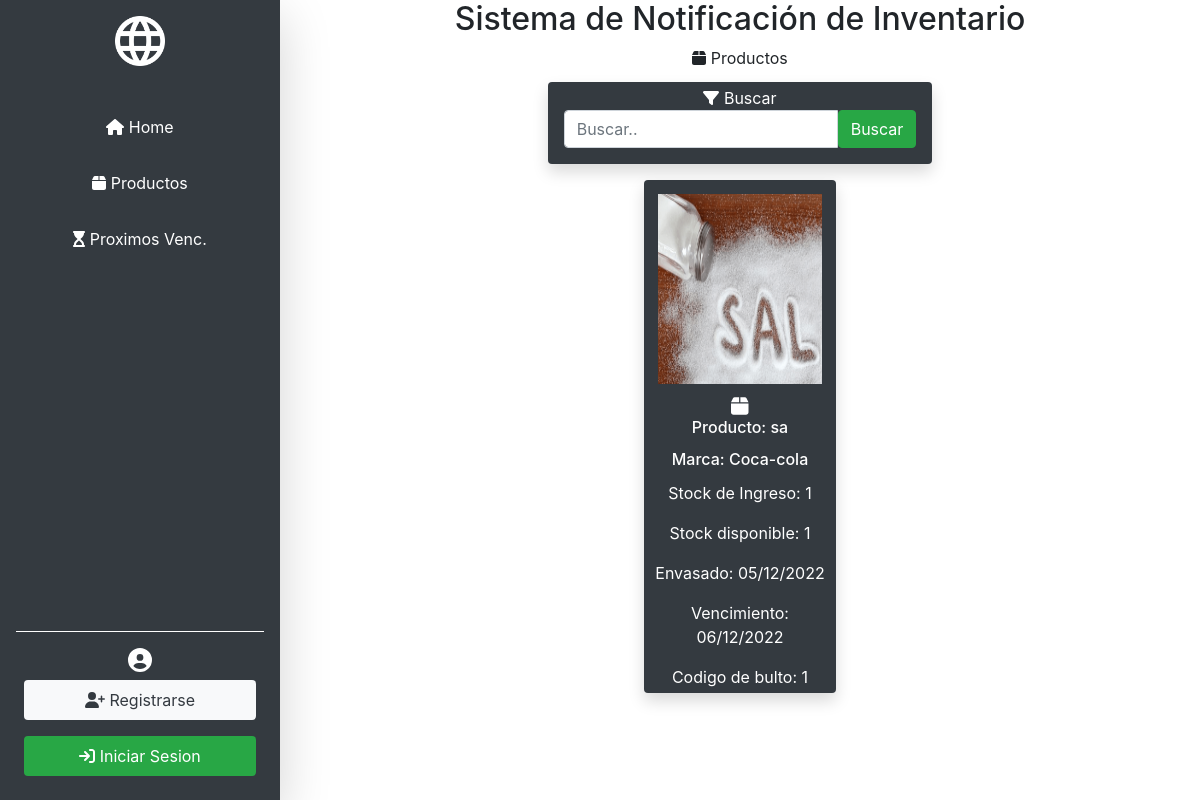
/productos/, run on the app's committed database.
### gestor/models.py (models this page shows, shortened)
class Producto(models.Model):
    marca = models.CharField(max_length=50,default="Generic")
    producto = models.CharField(max_length=50,help_text="Ingrese materia prima (harina, huevos, levadura, etc.)")
    tipo = models.CharField(max_length=30, help_text="Si corresponde, ejemplo: nombre:harina | tipo:'leudante'/'0000' ")
    fechaIngreso = models.DateField('Fecha de Ingreso',blank=False,help_text="Fecha de Ingreso a la fabrica")
    fechaVnto = models.DateField('Fecha de Vencimiento',blank=False,help_text="Fecha indicada en el envase")
    fechaEnvasado = models.DateField('Fecha de Envasado',blank=False,help_text="Fecha indicada en el envase")
    stockIng= models.PositiveIntegerField('Stock de ingreso',blank=False,help_text="Cantidad por bultos/fardos/cajas")
    stockDisp= models.PositiveIntegerField('Stock disponible',blank=False) # Para los caso de obtener-consumir la materia prima
    codBulto = models.CharField('Codigo de Bulto',max_length=13,help_text="Codigo que figura en el bulto ",blank=False) # LOS FARDOS EN GRAL CONTIENEN UN CODIGO DEL MISMO
    imagen = models.ImageField(upload_to='',null=True) # borrar el img/
    class Meta:
        ordering = ['fechaVnto']

### gestor/views.py (the view)
# urls.py: path('productos/',views.ProductoListView.list_productos, name='productos'),
    def list_productos(request):
        productos = Producto.objects.all()
        page = request.GET.get('page', 1)
        busqueda = request.GET.get("myInput")
        if busqueda :
            productos = Producto.objects.filter(
                Q(marca__icontains = busqueda) |
                Q(producto__icontains = busqueda) |
                Q(codBulto__icontains = busqueda)
            )
        try:
            paginator = Paginator(productos, 6)
            productos = paginator.page(page)
        except:
            raise Http404
        context = {
            'productos' : productos,
            'paginator' : paginator,
        }
        return render(request, 'productos.html', context)

### gestor/templates/productos.html (shortened to what this page needs)
{% extends "base.html" %} {% block content %}
{% include 'buscar.html'%}
{% if productos %}
<div class="container mt-2">
    <div class="row justify-content-center">
        {% for producto in productos %}
        <div class="col-3 m-2">
            <div class="card bg-dark pointer shadow border-0 border-light rounded text-center text-white">
                <div class="card-body p-1">
                    {% if producto.imagen %}
                        <img style="width: 100%; height: 210px; padding: 10px;" src="{{producto.imagen.url}}">
                    {% else %}
                        <img style="width: 190px; height:210px ; padding: 10px;" src="https://cdn.icon-icons.com/icons2/1462/PNG/512/120nophoto_100007.png">
                    {% endif %}
                    <i class="fa-solid fa-box fa-lg "></i>
                    <h6 class="card-title">Producto: {{producto.producto | truncatewords:"1"}}</h6>
                    <h6 class="card-title">Marca: {{producto.marca | truncatewords:"1"}}</h6>
                    <p class="card-text">Stock de Ingreso: {{producto.stockIng}}</p>
                    <p class="card-text">Stock disponible: {{producto.stockDisp}}</p>
                    <p class="card-text">Envasado: {{producto.fechaIngreso | date:"d/m/Y"}}</p>
                    <p class="card-text">Vencimiento: {{producto.fechaVnto | date:"d/m/Y"}}</p>
                    <p class="card-text">Codigo de bulto: {{producto.codBulto }}</p>
                </div>
            </div>
        </div>
         {% endfor %}
    </div>
    <br>
    <br>
</div>
{% endif %}
{% endblock %}

### gestor/static/style.css (style rules this page uses)
body { min-height: 100vh; min-height: -webkit-fill-available; }
html { height: -webkit-fill-available; }
.pointer { cursor: pointer !important; }

### data on the page
Producto: imagen (picture), producto "sa", marca "Coca-cola", stockIng "1", stockDisp "1", fechaIngreso "05/12/2022", fechaVnto "06/12/2022", codBulto "1"
